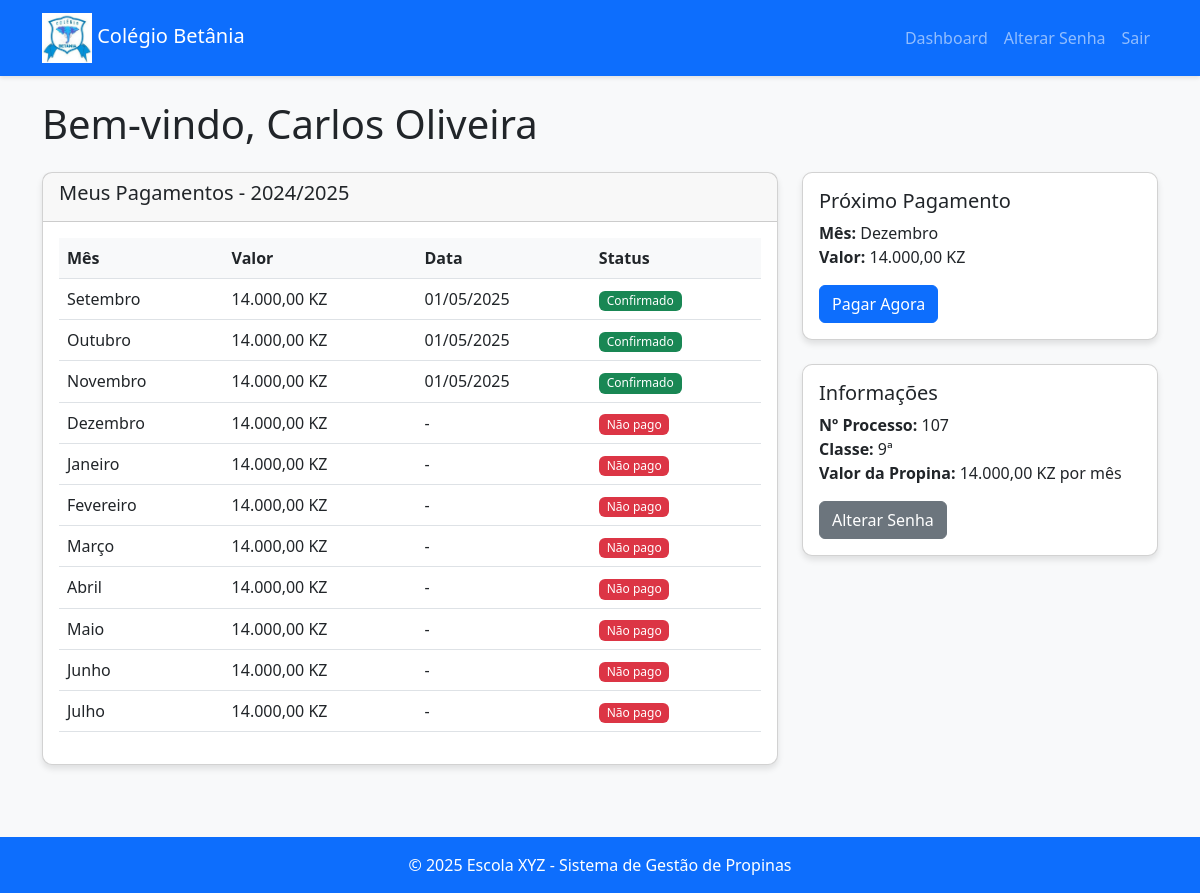
The page /aluno/dashboard.php (signed in) on the database its author committed.
### tables this page shows
CREATE TABLE `ano_letivo` (
  `id` int(11) NOT NULL,
  `nome` varchar(20) NOT NULL,
  `inicio` date NOT NULL,
  `fim` date NOT NULL
);

CREATE TABLE `meses_letivo` (
  `id` int(11) NOT NULL,
  `ano_letivo_id` int(11) NOT NULL,
  `mes` enum('Setembro','Outubro','Novembro','Dezembro','Janeiro','Fevereiro','Março','Abril','Maio','Junho','Julho') NOT NULL,
  `ordem` int(11) NOT NULL,
  `exigido_para_exame` tinyint(1) DEFAULT 0
);

CREATE TABLE `pagamentos` (
  `id` int(11) NOT NULL,
  `aluno_id` int(11) NOT NULL,
  `ano_letivo_id` int(11) NOT NULL,
  `mes_letivo_id` int(11) NOT NULL,
  `valor_pago` decimal(10,2) NOT NULL,
  `data_pagamento` datetime DEFAULT current_timestamp(),
  `confirmado` tinyint(1) DEFAULT 0
);

CREATE TABLE `propinas_classe` (
  `id` int(11) NOT NULL,
  `classe` varchar(10) NOT NULL,
  `valor` decimal(10,2) NOT NULL COMMENT 'Valor em KZ'
);

### includes/auth.php (called while the page is built, shortened)
<?php
function isAdminLoggedIn() {
    return isset($_SESSION['admin_id']);
}
function isAlunoLoggedIn() {
    return isset($_SESSION['aluno_id']);
}
?>

### includes/functions.php (called while the page is built, shortened)
<?php
require_once 'conexao.php';
function getAnoLetivoAtivo() {
    global $pdo;
    $stmt = $pdo->query("SELECT * FROM ano_letivo ORDER BY inicio DESC LIMIT 1");
    return $stmt->fetch();
}
function getMesesLetivo($ano_letivo_id) {
    global $pdo;
    $stmt = $pdo->prepare("SELECT * FROM meses_letivo WHERE ano_letivo_id = ? ORDER BY ordem");
    $stmt->execute([$ano_letivo_id]);
    return $stmt->fetchAll();
}
function getPagamentosAluno($aluno_id, $ano_letivo_id) {
    global $pdo;
    $stmt = $pdo->prepare("
        SELECT p.*, m.mes
        FROM pagamentos p
        JOIN meses_letivo m ON p.mes_letivo_id = m.id
        WHERE p.aluno_id = ? AND p.ano_letivo_id = ?
        ORDER BY m.ordem
    ");
    $stmt->execute([$aluno_id, $ano_letivo_id]);
    return $stmt->fetchAll();
}
function getProximoMesAPagar($aluno_id, $ano_letivo_id, $classe) {
    global $pdo;
    $valor_propina = getPropinaClasse($classe);
    $meses_necessarios = in_array($classe, ['6ª', '9ª', '12ª']) ? 11 : 10;
    $stmt = $pdo->prepare("
        SELECT m.ordem
        FROM pagamentos p
        JOIN meses_letivo m ON p.mes_letivo_id = m.id
        WHERE p.aluno_id = ? AND p.ano_letivo_id = ? AND p.confirmado = TRUE
        ORDER BY m.ordem DESC
        LIMIT 1
    ");
    $stmt->execute([$aluno_id, $ano_letivo_id]);
    $ultimo_pago = $stmt->fetch();
    $proxima_ordem = $ultimo_pago ? $ultimo_pago['ordem'] + 1 : 1;
    $stmt = $pdo->prepare("
        SELECT m.*
        FROM meses_letivo m
        WHERE m.ano_letivo_id = ? AND m.ordem = ?
    ");
    $stmt->execute([$ano_letivo_id, $proxima_ordem]);
    $proximo_mes = $stmt->fetch();
    if ($proximo_mes) {
        $proximo_mes['valor_propina'] = $valor_propina;
    }
    return $proximo_mes;
}
function getPropinaClasse($classe) {
    global $pdo;
    $stmt = $pdo->prepare("SELECT valor FROM propinas_classe WHERE classe = ?");
    $stmt->execute([$classe]);
    $result = $stmt->fetch();
    return $result ? $result['valor'] : 10000.00;
}
function formatarKz($valor) {
    return number_format($valor, 2, ',', '.') . ' KZ';
}
?>

### aluno/dashboard.php (the view, shortened to what this page needs)
<?php
require_once '../includes/auth.php';
require_once '../includes/functions.php';
$aluno_id = $_SESSION['aluno_id'];
$classe = $_SESSION['aluno_classe'];
$ano_letivo = getAnoLetivoAtivo();
$meses_letivo = getMesesLetivo($ano_letivo['id']);
$pagamentos = getPagamentosAluno($aluno_id, $ano_letivo['id']);
$proximo_mes = getProximoMesAPagar($aluno_id, $ano_letivo['id'], $classe);
include '../includes/header.php';
?>
<h1 class="mb-4">Bem-vindo, <?php echo htmlspecialchars($_SESSION['aluno_nome']); ?></h1>
<div class="row">
    <div class="col-md-8">
        <div class="card mb-4">
            <div class="card-header">
                <h5>Meus Pagamentos - <?php echo htmlspecialchars($ano_letivo['nome']); ?></h5>
            </div>
            <div class="card-body">
                <div class="table-responsive">
                    <table class="table">
                        <thead>
                            <tr>
                                <th>Mês</th>
                                <th>Valor</th>
                                <th>Data</th>
                                <th>Status</th>
                            </tr>
                        </thead>
                        <tbody>
                            <?php foreach ($meses_letivo as $mes):
                                $pago = false;
                                $pagamento_mes = null;
                                foreach ($pagamentos as $pagamento) {
                                    if ($pagamento['mes_letivo_id'] == $mes['id']) {
                                        $pago = true;
                                        $pagamento_mes = $pagamento;
                                        break;
                                    }
                                }
                                $necessario = true;
                            ?>
                                <tr class="<?php echo $necessario ? '' : 'table-secondary'; ?>">
                                    <td><?php echo htmlspecialchars($mes['mes']); ?></td>
                                    <td>
                                        <?php
                                        if ($pago && $pagamento_mes) {
                                            echo formatarKz($pagamento['valor_pago']);
                                        } else {
                                            echo formatarKz(getPropinaClasse($classe));
                                        }
                                        ?>
                                    </td>
                                    <td>
                                        <?php
                                        if ($pago && $pagamento_mes) {
                                            echo date('d/m/Y', strtotime($pagamento_mes['data_pagamento']));
                                        } else {
                                            echo '-';
                                        }
                                        ?>
                                    </td>
                                    <td>
                                        <?php if ($pago && $pagamento_mes): ?>
                                            <span class="badge bg-<?php echo $pagamento_mes['confirmado'] ? 'success' : 'warning'; ?>">
                                                <?php echo $pagamento_mes['confirmado'] ? 'Confirmado' : 'Pendente de confirmação'; ?>
                                            </span>
                                        <?php else: ?>
                                            <span class="badge bg-danger">Não pago</span>
                                        <?php endif; ?>
                                    </td>
                                </tr>
                            <?php endforeach; ?>
                        </tbody>
                    </table>
                </div>
            </div>
        </div>
    </div>
    <div class="col-md-4">
        <div class="card mb-4">
            <div class="card-body">
                <h5 class="card-title">Próximo Pagamento</h5>
                <?php if ($proximo_mes && isset($proximo_mes['valor_propina'])): ?>
                    <p class="card-text">
                        <strong>Mês:</strong> <?php echo $proximo_mes['mes']; ?><br>
                        <strong>Valor:</strong> <?php echo formatarKz($proximo_mes['valor_propina']); ?>
                    </p>
                    <a href="pagar.php?mes_id=<?php echo $proximo_mes['id']; ?>" class="btn btn-primary">Pagar Agora</a>
                <?php else: ?>
                    <p class="card-text">Todos os pagamentos necessários já foram realizados.</p>
                <?php endif; ?>
            </div>
        </div>
        <div class="card">
            <div class="card-body">
                <h5 class="card-title">Informações</h5>
                <p class="card-text">
                    <strong>Nº Processo:</strong> <?php echo htmlspecialchars($aluno_id); ?><br>
                    <strong>Classe:</strong> <?php echo htmlspecialchars($classe); ?><br>
                    <strong>Valor da Propina:</strong> <?php echo formatarKz(getPropinaClasse($classe)); ?> por mês
                </p>
                <a href="alterar_senha.php" class="btn btn-secondary">Alterar Senha</a>
            </div>
        </div>
    </div>
</div>
<?php include '../includes/footer.php'; ?>

### includes/header.php (shortened to what this page needs)
<!DOCTYPE html>
<html lang="pt">
<head>
    <link href="https://cdn.jsdelivr.net/npm/bootstrap@5.3.0/dist/css/bootstrap.min.css" rel="stylesheet">
    <link href="/propinas_escolar/assets/css/style.css" rel="stylesheet">
</head>
<body>
    <nav class="navbar navbar-expand-lg navbar-dark bg-primary">
        <div class="container">
            <a class="navbar-brand" href="/propinas_escolar/index.php">
                <img style="background-color: #f8f9fa; width: 50px; height: 50px;" src="/propinas_escolar/assets/img/logo1.jfif" alt="">
                Colégio Betânia
            </a>
            <div class="collapse navbar-collapse" id="navbarNav">
                <ul class="navbar-nav ms-auto">
                    <?php if (isAdminLoggedIn()): ?>
                        <li class="nav-item">
                            <a class="nav-link" href="/propinas_escolar/admin/dashboard.php">Dashboard</a>
                        </li>
                        <li class="nav-item">
                            <a class="nav-link" href="/propinas_escolar/admin/alunos.php">Alunos</a>
                        </li>
                        <li class="nav-item">
                            <a class="nav-link" href="/propinas_escolar/logout.php">Sair</a>
                        </li>
                    <?php elseif (isAlunoLoggedIn()): ?>
                        <li class="nav-item">
                            <a class="nav-link" href="/propinas_escolar/aluno/dashboard.php">Dashboard</a>
                        </li>
                        <li class="nav-item">
                            <a class="nav-link" href="/propinas_escolar/aluno/alterar_senha.php">Alterar Senha</a>
                        </li>
                        <li class="nav-item">
                            <a class="nav-link" href="/propinas_escolar/logout.php">Sair</a>
                        </li>
                    <?php else: ?>
                        <li class="nav-item">
                            <a class="nav-link" href="/propinas_escolar/login.php">Login</a>
                        </li>
                    <?php endif; ?>
                </ul>
            </div>
        </div>
    </nav>
    <div class="container mt-4">

### includes/footer.php (shortened to what this page needs)
</div>
    <footer class="bg-light text-center text-lg-start mt-5">
        <div class="text-center p-3 bg-primary text-white">
            © <?php echo date('Y'); ?> Escola XYZ - Sistema de Gestão de Propinas
        </div>
    </footer>
</body>
</html>

### assets/css/style.css (style rules this page uses)
body { background-color: #f8f9fa; }
.card { border-radius: 10px; box-shadow: 0 4px 6px rgba(0, 0, 0, 0.1); }
.navbar { box-shadow: 0 2px 4px rgba(0, 0, 0, 0.1); }
.table th { background-color: #f8f9fa; }
.badge { font-weight: normal; }

### rows shown on the page
ano_letivo: nome "2024/2025", id.ordem "14.000,00 KZ"
meses_letivo: mes "Setembro", shows "Confirmado"
pagamentos: valor_pago "14.000,00 KZ", data_pagamento "01/05/2025"
meses_letivo: mes "Outubro", shows "Confirmado"
pagamentos: valor_pago "14.000,00 KZ", data_pagamento "01/05/2025"
meses_letivo: mes "Novembro", shows "Confirmado"
pagamentos: valor_pago "14.000,00 KZ", data_pagamento "01/05/2025"
meses_letivo: mes "Dezembro", propinas_classe.valor "14.000,00 KZ", shows "Não pago"
meses_letivo: mes "Janeiro", propinas_classe.valor "14.000,00 KZ", shows "Não pago"
meses_letivo: mes "Fevereiro", propinas_classe.valor "14.000,00 KZ", shows "Não pago"
meses_letivo: mes "Março", propinas_classe.valor "14.000,00 KZ", shows "Não pago"
meses_letivo: mes "Abril", propinas_classe.valor "14.000,00 KZ", shows "Não pago"
meses_letivo: mes "Maio", propinas_classe.valor "14.000,00 KZ", shows "Não pago"
meses_letivo: mes "Junho", propinas_classe.valor "14.000,00 KZ", shows "Não pago"
meses_letivo: mes "Julho", propinas_classe.valor "14.000,00 KZ", shows "Não pago"
propinas_classe: valor "14.000,00 KZ"

### other values the page prints
$_SESSION['aluno_nome'] "Carlos Oliveira"
$proximo_mes['mes'] "Dezembro"
$aluno_id "107"
$classe "9ª"
